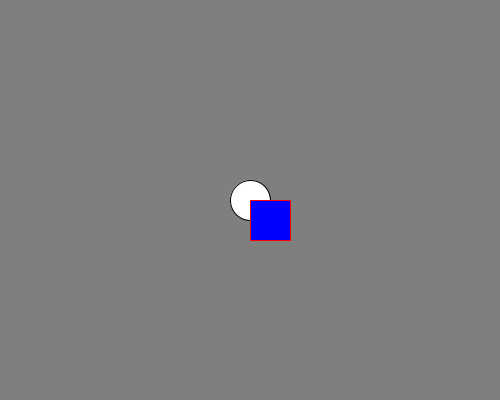
Frame 1 (no input)
Frame 60 (the mouse pressed at the canvas centre just before this capture): identical to frame 1, image omitted
Frame 120 (the mouse held since frame 60 and released just before this capture): identical to frame 1, image omitted

The Processing sketch that drew this single still picture (run headless with seeded random() and noise(); from frame 60 on, the mouse is pressed at the canvas centre):

// Processing sketch: sketch_01_super_simple_drawing
// ── sketch_01_super_simple_drawing.pde
//first we set up our window
void setup(){
  size(500, 400);               //set the width and height of our window in pixels
}


//then we start drawing
void draw(){
  background(127);              //set background colour to grey
  
  stroke(0);                    //set stroke to black
  fill(255);                    //set fill to white
  ellipse(250, 200, 40, 40);    //draw an ellipse in the middle of the screen
  
  stroke(255, 0, 0);            //set stroke colour to red
  fill(0, 0, 255);              //set fill to blue
  rect(250, 200, 40, 40);       //draw a rectangle in the middle of the screen.
                                //notice the first two arguments specify the rectangles top left corner
}
